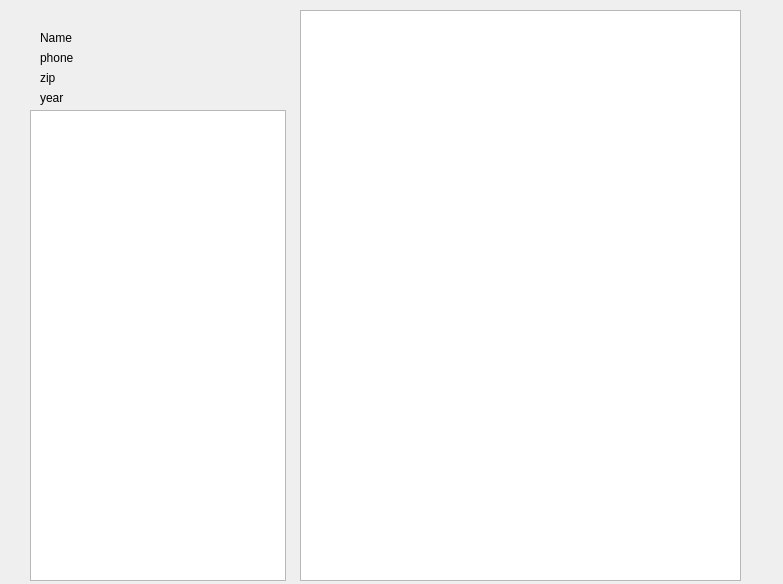
<?xml version="1.0" encoding="UTF-8"?>
<ui version="4.0">
 <class>loggedForm</class>
 <widget class="QWidget" name="loggedForm">
  <property name="geometry">
   <rect>
    <x>0</x>
    <y>0</y>
    <width>783</width>
    <height>584</height>
   </rect>
  </property>
  <property name="windowTitle">
   <string>Form</string>
  </property>
  <widget class="QLabel" name="phone">
   <property name="geometry">
    <rect>
     <x>40</x>
     <y>50</y>
     <width>57</width>
     <height>15</height>
    </rect>
   </property>
   <property name="text">
    <string>phone</string>
   </property>
  </widget>
  <widget class="QTableWidget" name="postTable">
   <property name="geometry">
    <rect>
     <x>300</x>
     <y>10</y>
     <width>441</width>
     <height>571</height>
    </rect>
   </property>
  </widget>
  <widget class="QTableWidget" name="friendTable">
   <property name="geometry">
    <rect>
     <x>30</x>
     <y>110</y>
     <width>256</width>
     <height>471</height>
    </rect>
   </property>
  </widget>
  <widget class="QLabel" name="name">
   <property name="geometry">
    <rect>
     <x>40</x>
     <y>30</y>
     <width>57</width>
     <height>15</height>
    </rect>
   </property>
   <property name="text">
    <string>Name</string>
   </property>
  </widget>
  <widget class="QLabel" name="year">
   <property name="geometry">
    <rect>
     <x>40</x>
     <y>90</y>
     <width>57</width>
     <height>15</height>
    </rect>
   </property>
   <property name="text">
    <string>year</string>
   </property>
  </widget>
  <widget class="QLabel" name="zip">
   <property name="geometry">
    <rect>
     <x>40</x>
     <y>70</y>
     <width>57</width>
     <height>15</height>
    </rect>
   </property>
   <property name="text">
    <string>zip</string>
   </property>
  </widget>
 </widget>
 <resources/>
 <connections/>
</ui>
